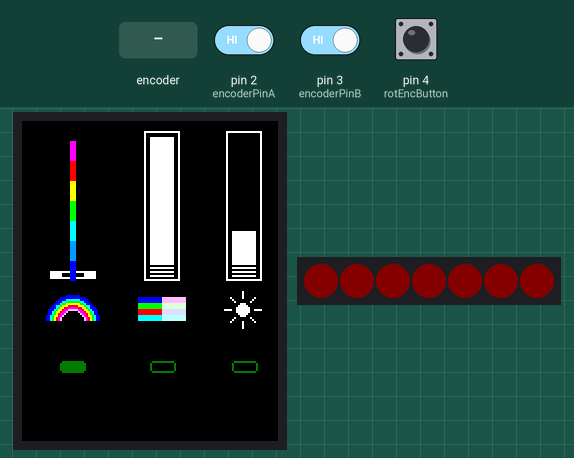
Simulated run of this sketch. Board: Arduino Uno, built with avr-gcc and run on an emulated ATmega328P. On the bench: 128×160 colour display, 7 RGB LEDs in strip order, left to right. Inputs (shaded band) come from the test bench; at power-on: pin 4 (rotEncButton) HIGH, pin 2 (encoderPinA) HIGH, pin 3 (encoderPinB) HIGH. Dim RGB values are drawn brighter than linear; what the sketch prints to the serial monitor is not drawn.

Above: at 2.3 s.
2.4 s: pin 4 (rotEncButton) pulled LOW for 0.15 s
At 2.57 s:
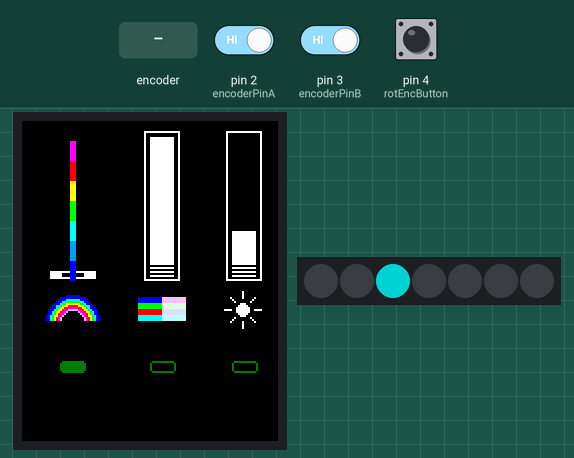
4.2 s: rotary encoder on pin 2 (encoderPinA) / pin 3 (encoderPinB) turned 3 steps (first pin leading)
At 5.2 s:
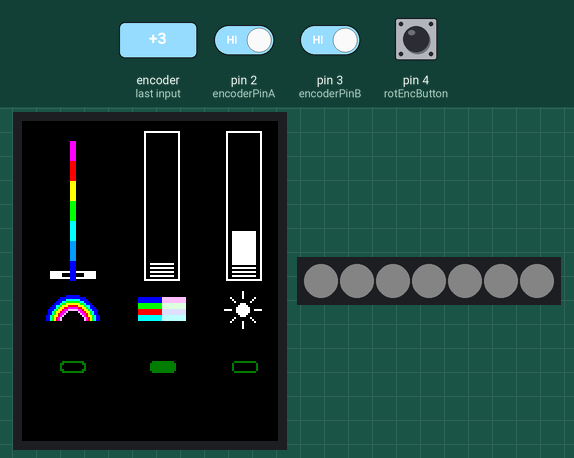
6.3 s: pin 4 (rotEncButton) pulled LOW for 1 s
At 8.1 s:
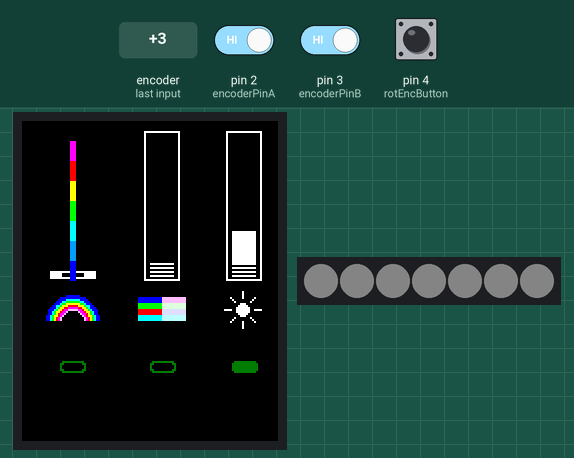
8.8 s: rotary encoder on pin 2 (encoderPinA) / pin 3 (encoderPinB) turned 3 steps (first pin leading)
At 10.1 s:
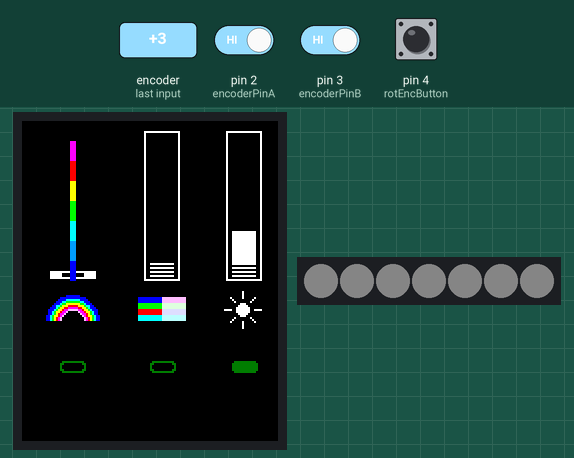
Timing chart, 0 to 11.8 s (numbered marks = the images above; inputs shaded):
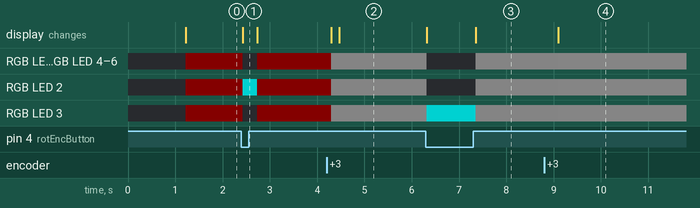

Measured:
- after the input at 2.4 s, RGB LED 0, RGB LED 1, RGB LED 3–6: RGB(7, 0, 0) → off at once, → RGB(7, 0, 0) 0.31 s later; RGB LED 2: RGB(7, 0, 0) → RGB(0, 122, 122) at once, → RGB(7, 0, 0) 0.31 s later
- after the input at 4.2 s, RGB LED 0–6: RGB(7, 0, 0) → RGB(7, 7, 7) after 0.09 s
- after the input at 6.3 s, RGB LED 0–2, RGB LED 4–6: RGB(7, 7, 7) → off at once, → RGB(7, 7, 7) 1.0 s later; RGB LED 3: RGB(7, 7, 7) → RGB(0, 122, 122) at once, → RGB(7, 7, 7) 1.0 s later
- after the input at 8.8 s, RGB LED 0–6: RGB(7, 7, 7) → RGB(8, 8, 8) after 0.30 s

The sketch:

RotaryEncoder_HSV-NeoPixel.ino
```cpp
/* interrupt routine for Rotary Encoders
 * drives NeoPixels and TFT screen over SPI
 *
 *  A conglomeration by Craig Marston of many examples freely available
 *
   The average rotary encoder has three pins, seen from front: A C B
   Clockwise rotation A(on)->B(on)->A(off)->B(off)
   CounterCW rotation B(on)->A(on)->B(off)->A(off)
   and may be a push switch with another two pins, pulled low at pin 8 in this case

  Suited to an ATMega328

  encoderPos is the variable that alters with the Rotary Encoder

*/

#include <Adafruit_NeoPixel.h>
#include <Adafruit_GFX.h>    // Core graphics library
#include <Adafruit_ST7735.h> // Hardware-specific library
#include <SPI.h>

#define PIN             5 // Which pin on the Arduino is connected to the NeoPixels?
uint8_t NUMPIXELS =     7; // How many NeoPixels are attached to the Arduino?
// Parameter 1 = number of pixels in strip
// Parameter 2 = pin number (most are valid)
// Parameter 3 = pixel type flags, add together as needed:
// NEO_KHZ800  800 KHz bitstream (most NeoPixel products w/WS2812 LEDs)
// NEO_GRB     Pixels are wired for GRB bitstream (most NeoPixel products)
Adafruit_NeoPixel strip = Adafruit_NeoPixel(NUMPIXELS, PIN, NEO_GRB + NEO_KHZ800);

uint16_t LEDhue = 54610; // initially magenta (16-bit colour wheel)
uint8_t LEDsat  =   255; // full saturation (8-bit)
uint8_t LEDval  =    64; // quarter brightness (8-bit)

// usually the rotary encoders three pins have the ground pin in the middle
enum PinAssignments { // I don't yet understand the 'enum' function!!
  encoderPinA = 2,   // right (labeled DT on our decoder)
  encoderPinB = 3,   // left (labeled CLK on our decoder)
  rotEncButton = 4    // switch (labeled SW on our decoder)
// connect the +5v and gnd appropriately
};
volatile uint8_t encoderPos = 0;  // a counter for the dial
// needs to be 8-bit and volatile so as to be independent of the interrupts
// note: the 8-bit limit is due to the ATMega328 processor

uint8_t lastReportedPos = 1;   // change management
uint8_t encoderPosCheck = 1;    // also change management!
static boolean rotating = false;      // debounce management
// interrupt service routine vars
boolean A_set = false;
boolean B_set = false;
boolean rotEncButtonFlag = false; // variable for previous value of 'menu_item'
uint8_t menu_item = 1;

uint8_t xH = 19;  // selection bullets
uint8_t xS = 64;  // corresponding to
uint8_t xV = 105; // each item
uint8_t yHSV  = 120; // vertical pos. of bullets

#define TFT_CS     10
#define TFT_RST    9
#define TFT_DC     8

// The TFT uses the RGB565 colour-space instead of the more familiar RGB88
// You can find converters online because it's a pain to suss out…
#define RED         0x001F
#define BLUE        0xF800
#define paleBLUE    0xDEFF
#define GREEN       0x07E0
#define paleGREEN   0xDFFB
#define YELLOW      0x07FF
#define ORANGE      0x04FF
#define paleYELLOW  0xBFFF
#define PURPLE      0x780F
#define CYAN        0xFFE0
#define paleCYAN    0xFFF7
#define MAGENTA     0xF81F
#define paleMAGENTA 0xFDFF
#define lightBLUE   0xFD20
#define GREENYELLOW 0xAFE5
#define NAVY        0x000F
#define DARKGREEN   0x03E0
#define DARKCYAN    0x03EF
#define MAROON      0x7800
#define OLIVE       0x7BE0
#define WHITE       0xFFFF
#define cementGREY  0xBDF7
#define LIGHTGREY   0xC618
#define steelGREY   0xE71C
#define DARKGREY    0x7BEF
#define BLACK       0x0000

// https://learn.adafruit.com/adafruit-mini-tft-0-dot-96-inch-180x60-breakout/wiring-test
// Option 1 (recommended): must use the hardware SPI pins
// (for UNO thats sclk = 13 and sid = 11) and pin 10 must be
// an output. This is much faster - also required if you want
// to use the microSD card (see the image drawing example)
Adafruit_ST7735 tft = Adafruit_ST7735(TFT_CS,  TFT_DC, TFT_RST);

// Option 2: use any pins but a little slower!
#define TFT_SCLK 13   // set these to be whatever pins you like!
#define TFT_MOSI 11   // set these to be whatever pins you like!
//Adafruit_ST7735 tft = Adafruit_ST7735(TFT_CS, TFT_DC, TFT_MOSI, TFT_SCLK, TFT_RST);


// =====================================================================================================
// *°*°*°*°*°*°*°*°*°*°*°*°*°*°*°*°*°*°*°*°*°*°*°◊ Setup ◊°*°*°*°*°*°*°*°*°*°*°*°*°*°*°*°*°*°*°*°*°*°*°*
// =====================================================================================================
void setup() {
  // Use this initializer if you're using TFT
  tft.initR(INITR_BLACKTAB);   // initialize a ST7735S chip, black tab
  tft.fillScreen(ST7735_BLACK);

  //tft.drawRoundRect(x,y,w,h,r,t); // bullets for menu options
  tft.drawRoundRect(xH,yHSV,13,6,2,DARKGREEN);
  tft.drawRoundRect(xS,yHSV,13,6,2,DARKGREEN);
  tft.drawRoundRect(xV,yHSV,13,6,2,DARKGREEN);

  rainbow();  // these icons are only drawn once and don't change
  satIcon();
  valIcon();
  delay(1000);

  pinMode(encoderPinA, INPUT_PULLUP);   // pulled-up internally
  pinMode(encoderPinB, INPUT_PULLUP);   // input is active when
  pinMode(rotEncButton, INPUT_PULLUP);  // pulled to ground by switch

  attachInterrupt(digitalPinToInterrupt(2), doEncoderA, CHANGE);  // pin2 int0

  attachInterrupt(digitalPinToInterrupt(3), doEncoderB, CHANGE);  // pin3 int1
                                                  // h/ware interrupts on ATMega328

  Serial.begin(9600);  // output
  strip.begin(); // INITIALIZE NeoPixel strip object (REQUIRED)
}


// =====================================================================================================
// *°*°*°*°*°*°*°*°*°*°*°*°*°*°*°*°*°*°*°*°*°*°◊ Main Loop ◊°*°*°*°*°*°*°*°*°*°*°*°*°*°*°*°*°*°*°*°*°*°*
// =====================================================================================================
void loop() {

  //tft.invertDisplay(false);

  rotating = true;  // reset the debouncer

  if (lastReportedPos != encoderPos)
  {
    Serial.print("Index:");
    Serial.println(encoderPos, DEC);
    lastReportedPos = encoderPos;
  }


  if (digitalRead(rotEncButton) == LOW )
  {
    delay(5); // crude de-bounce

    if (menu_item == 3 && rotEncButtonFlag == false)
    {
      rotEncButtonFlag = true;
      menu_item = 1; // hue
      encoderPos = LEDhue;
    }

    if (menu_item == 2 && rotEncButtonFlag == false)
    {
      rotEncButtonFlag = true;
      menu_item = 3; // value
      encoderPos = LEDval;

    }

    if (menu_item == 1 && rotEncButtonFlag == false)
    {
      rotEncButtonFlag = true;
      menu_item = 2; // saturation
      encoderPos = LEDsat;
    }


    strip.clear();
    strip.show();
    //delay(100);

    while (digitalRead(rotEncButton) == LOW )
    {
      strip.setPixelColor(menu_item, strip.gamma32(strip.ColorHSV(32768, 255, 192))); // cyan
      // using 'menu_item' alters the chosen pixel — handy for testing!
      strip.show();

      delay(250);
      strip.clear();
      strip.show();
    }
  }

  switch (menu_item)
  {
    case 1:
      LEDhue = encoderPos; // hue is a 16-bit value
      // map to a 16-bit value map(value, fromLow, fromHigh, toLow, toHigh)
      LEDhue = map(LEDhue, 0, 255, 0, 65535); // this operation expands the
                                              // 8-bit values to 16-bit
      // this means that the hue 'jumps' over quite a lot of values, but
      // you don't have to turn the encoder as much to cycle through!!

      rotEncButtonFlag = false;
      //tft.fillRoundRect(x,y,w,h,r,t);
      tft.fillRoundRect(xH,yHSV,13,6,2,DARKGREEN);
      tft.fillRoundRect(xS+1,yHSV+1,11,4,2,BLACK);  // the black covers over
      tft.fillRoundRect(xV+1,yHSV+1,11,4,2,BLACK);  // the other bullets
      break;

    case 2:
      LEDsat = encoderPos;
      rotEncButtonFlag = false;
      tft.fillRoundRect(xH+1,yHSV+1,11,4,2,BLACK);
      tft.fillRoundRect(xS,yHSV,13,6,2,DARKGREEN);
      tft.fillRoundRect(xV+1,yHSV+1,11,4,2,BLACK);
      break;

    case 3:
      LEDval = encoderPos;
      rotEncButtonFlag = false;
      tft.fillRoundRect(xH+1,yHSV+1,11,4,2,BLACK);
      tft.fillRoundRect(xS+1,yHSV+1,11,4,2,BLACK);
      tft.fillRoundRect(xV,yHSV,13,6,2,DARKGREEN);
      break;
  }


  for ( uint8_t i = 0; i<strip.numPixels(); i++) // cycle through each pixel
  {
    strip.setPixelColor(i, strip.gamma32(strip.ColorHSV(LEDhue, LEDsat, LEDval))); //
    strip.show();
  }

  if (encoderPosCheck != encoderPos)
  {
    uint8_t yh = LEDhue/937; // ============= hue slider
    // the above variable (16-bit, max 65535!) divided into 70 steps
    //tft.fillRect(x,y,w,h,t)
    tft.fillRect(14,0,23,80, BLACK);
    tft.fillRect(14,5+(70-yh),23,4,WHITE); // slider bar
    tft.fillRect(20,6+(70-yh),11,2,BLACK);

    rainbowSlider();


    uint8_t ys = LEDsat/4; // =============== saturation histogram
    // 8-bit value divided into 64 steps
    uint8_t xs = 61;
    uint8_t ySV = 5;
    //tft.drawRect(x,y,w,h,t)
    tft.drawRect(xs,ySV,18,75, WHITE); // outline rectangle

    //tft.fillRect(x,y,w,h,t)
    tft.fillRect(xs+3,ySV+2,12,72,WHITE); // solid white

    tft.fillRect(xs+3,ySV+2,12,64-ys,BLACK); // black curtain that
                                            // changes with the variable
    // this gives the impression that the white rectangle changes ;•)
    tft.drawRect(xs+1,ySV+67,16,3,BLACK);
    tft.drawRect(xs+1,ySV+71,16,3,BLACK);


    uint8_t yv = LEDval/4; // ================ value histogram
    // 8-bit value divided into 64 steps
    uint8_t xv = 102;
    //tft.drawRect(x,y,w,h,t)
    tft.drawRect(xv,ySV,18,75, WHITE); // outline rectangle

    //tft.fillRect(x,y,w,h,t)
    tft.fillRect(xv+3,ySV+2,12,72,WHITE);

    tft.fillRect(xv+3,ySV+2,12,64-yv,BLACK);  // black curtain that
                                            // changes with the variable
    tft.drawRect(xv+1,ySV+67,16,3,BLACK);
    tft.drawRect(xv+1,ySV+71,16,3,BLACK);
  }

  encoderPosCheck = encoderPos; // this remembers the RotEnc position

}


// Interrupt on A changing state
void doEncoderA(){
  // debounce
  if ( rotating ) delay (1);  // wait a little until the bouncing is done
  // Test transition, did things really change?
  if( digitalRead(encoderPinA) != A_set ) {  // debounce once more
    A_set = !A_set;
    // adjust counter + if A leads B
    if ( A_set && !B_set )
      encoderPos += 1;
    rotating = false;  // no more debouncing until loop() hits again
  }
}
// Interrupt on B changing state, same as A above
void doEncoderB(){
  if ( rotating ) delay (1);
  if( digitalRead(encoderPinB) != B_set ) {
    B_set = !B_set;
    //  adjust counter – 1 if B leads A
    if( B_set && !A_set )
      encoderPos -= 1;
    rotating = false;
  }
}

void rainbow()
{
  uint8_t x = 25;
  uint8_t y = 100;
  uint8_t r = 6;
  tft.fillCircle(x,y,r+7,RED);
  tft.fillCircle(x,y,r+4,CYAN);
  tft.fillCircle(x,y,r+2,MAGENTA);
  //tft.drawCircle(x,y,r,t)
  tft.drawCircle(x,y,r,paleMAGENTA);
  tft.drawCircle(x,y,r+2,BLUE);
  tft.drawCircle(x,y,r+4,GREEN);
  tft.drawCircle(x,y,r+5,YELLOW);
  tft.drawCircle(x,y,r+6,RED);
  tft.fillCircle(x,y,r-1,BLACK);

  uint8_t w = 2*(r+7)+1;
  uint8_t h = r+8;
  uint8_t xr = x-(r+7);
  //tft.fillRoundRect(x,y,w,h,r,t)
  tft.fillRect(xr,y,w,h,BLACK);
}

void satIcon() // colour-block
{
  uint8_t x = 58;
  uint8_t y = 88;
  uint8_t w = 12;
  uint8_t h = 3;
  tft.fillRect(x,y,w,h, RED);
  tft.fillRect(x,y+h,w,h, GREEN);
  tft.fillRect(x,y+(2*h),w,h, BLUE);
  tft.fillRect(x,y+(3*h),w,h, YELLOW);
  tft.fillRect(x+w,y,w,h, paleMAGENTA);
  tft.fillRect(x+w,y+h,w,h, paleGREEN);
  tft.fillRect(x+w,y+(2*h),w,h, paleBLUE);
  tft.fillRect(x+w,y+(3*h),w,h, paleYELLOW);

}

void valIcon() // brightness symbol
{
  uint8_t x = 110; //
  uint8_t y = 94; // centre of circle
  uint8_t r = 3;
  uint8_t h = 6*r;
  uint8_t w = h;
  //tft.drawFastVLine(x,y,h,t);
  //tft.drawFastHLine(x,y,w,t);
  tft.drawFastVLine(x,y-(h/2),h+1, WHITE);
  tft.drawFastHLine(x-(h/2),y,w+1, WHITE);
  //tft.drawLine(xi,yi,xj,yj,t);
  tft.drawLine(x-(2*r),y+(2*r),x+(2*r),y-(2*r),WHITE);
  tft.drawLine(x+(2*r),y+(2*r),x-(2*r),y-(2*r),WHITE);
  //tft.fillCircle(x,y,r,t)
  tft.fillCircle(x,y,r+2, BLACK);
  tft.fillCircle(x,y,r, WHITE);
}


void rainbowSlider() // rainbow bar
{
      //tft.drawFastVLine(x,y,h,t)
    tft.drawFastVLine(24,10,10, MAGENTA);
    tft.drawFastVLine(24,20,10, BLUE);
    tft.drawFastVLine(24,30,10, CYAN);
    tft.drawFastVLine(24,40,10, GREEN);
    tft.drawFastVLine(24,50,10, YELLOW);
    tft.drawFastVLine(24,60,10, ORANGE);
    tft.drawFastVLine(24,70,10, RED);

    tft.drawFastVLine(25,10,12, MAGENTA);
    tft.drawFastVLine(25,20,10, BLUE);
    tft.drawFastVLine(25,30,10, CYAN);
    tft.drawFastVLine(25,40,10, GREEN);
    tft.drawFastVLine(25,50,10, YELLOW);
    tft.drawFastVLine(25,60,10, ORANGE);
    tft.drawFastVLine(25,70,10, RED);

    tft.drawFastVLine(26,10,10, MAGENTA);
    tft.drawFastVLine(26,20,10, BLUE);
    tft.drawFastVLine(26,30,10, CYAN);
    tft.drawFastVLine(26,40,10, GREEN);
    tft.drawFastVLine(26,50,10, YELLOW);
    tft.drawFastVLine(26,60,10, ORANGE);
    tft.drawFastVLine(26,70,10, RED);
}
```
